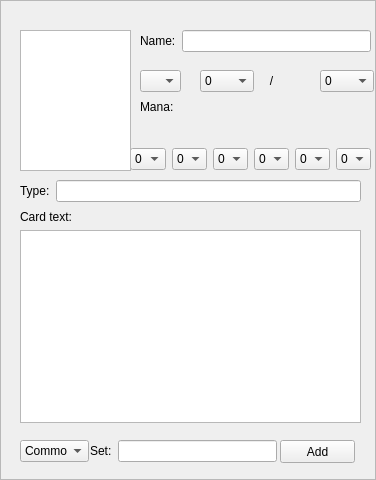
<?xml version="1.0" encoding="UTF-8"?>
<ui version="4.0">
 <class>EditCard</class>
 <widget class="QFrame" name="EditCard">
  <property name="geometry">
   <rect>
    <x>0</x>
    <y>0</y>
    <width>376</width>
    <height>480</height>
   </rect>
  </property>
  <property name="windowTitle">
   <string>Card editor</string>
  </property>
  <property name="frameShape">
   <enum>QFrame::StyledPanel</enum>
  </property>
  <property name="frameShadow">
   <enum>QFrame::Raised</enum>
  </property>
  <widget class="QGraphicsView" name="graphicsView">
   <property name="geometry">
    <rect>
     <x>20</x>
     <y>30</y>
     <width>111</width>
     <height>141</height>
    </rect>
   </property>
  </widget>
  <widget class="QPushButton" name="AddButton">
   <property name="geometry">
    <rect>
     <x>280</x>
     <y>440</y>
     <width>75</width>
     <height>23</height>
    </rect>
   </property>
   <property name="text">
    <string>Add</string>
   </property>
  </widget>
  <widget class="QComboBox" name="ChooseColorComboBox">
   <property name="geometry">
    <rect>
     <x>140</x>
     <y>70</y>
     <width>41</width>
     <height>22</height>
    </rect>
   </property>
   <property name="currentText">
    <string/>
   </property>
   <item>
    <property name="text">
     <string/>
    </property>
    <property name="icon">
     <iconset resource="Icons.qrc">
      <normaloff>:/ColorIcons/K:/Mina Filer/bilder/Magic colorless.png</normaloff>:/ColorIcons/K:/Mina Filer/bilder/Magic colorless.png</iconset>
    </property>
   </item>
   <item>
    <property name="text">
     <string/>
    </property>
    <property name="icon">
     <iconset>
      <normalon>:/ColorIcons/K:/Mina Filer/bilder/Magic black.png</normalon>
     </iconset>
    </property>
   </item>
   <item>
    <property name="text">
     <string/>
    </property>
    <property name="icon">
     <iconset resource="Icons.qrc">
      <normaloff>:/ColorIcons/K:/Mina Filer/bilder/Magic blue.png</normaloff>:/ColorIcons/K:/Mina Filer/bilder/Magic blue.png</iconset>
    </property>
   </item>
   <item>
    <property name="text">
     <string/>
    </property>
    <property name="icon">
     <iconset resource="Icons.qrc">
      <normaloff>:/ColorIcons/K:/Mina Filer/bilder/Magic green.png</normaloff>:/ColorIcons/K:/Mina Filer/bilder/Magic green.png</iconset>
    </property>
   </item>
   <item>
    <property name="text">
     <string/>
    </property>
    <property name="icon">
     <iconset resource="Icons.qrc">
      <normaloff>:/ColorIcons/K:/Mina Filer/bilder/Magic red.png</normaloff>:/ColorIcons/K:/Mina Filer/bilder/Magic red.png</iconset>
    </property>
   </item>
   <item>
    <property name="text">
     <string/>
    </property>
    <property name="icon">
     <iconset resource="Icons.qrc">
      <normaloff>:/ColorIcons/K:/Mina Filer/bilder/Magic white.png</normaloff>:/ColorIcons/K:/Mina Filer/bilder/Magic white.png</iconset>
    </property>
   </item>
   <item>
    <property name="text">
     <string> </string>
    </property>
    <property name="icon">
     <iconset resource="Icons.qrc">
      <normaloff>:/ColorIcons/K:/Mina Filer/bilder/mtg_multicolored.png</normaloff>:/ColorIcons/K:/Mina Filer/bilder/mtg_multicolored.png</iconset>
    </property>
   </item>
  </widget>
  <widget class="QLabel" name="ManaLabel">
   <property name="geometry">
    <rect>
     <x>140</x>
     <y>100</y>
     <width>46</width>
     <height>13</height>
    </rect>
   </property>
   <property name="text">
    <string>Mana:</string>
   </property>
  </widget>
  <widget class="QComboBox" name="RarityComboBox">
   <property name="geometry">
    <rect>
     <x>20</x>
     <y>440</y>
     <width>69</width>
     <height>22</height>
    </rect>
   </property>
   <item>
    <property name="text">
     <string>Common</string>
    </property>
   </item>
   <item>
    <property name="text">
     <string>Uncommon</string>
    </property>
   </item>
   <item>
    <property name="text">
     <string>Rare</string>
    </property>
   </item>
   <item>
    <property name="text">
     <string>Mythic Rare</string>
    </property>
   </item>
  </widget>
  <widget class="QWidget" name="layoutWidget">
   <property name="geometry">
    <rect>
     <x>140</x>
     <y>30</y>
     <width>231</width>
     <height>22</height>
    </rect>
   </property>
   <layout class="QHBoxLayout" name="horizontalLayout">
    <item>
     <widget class="QLabel" name="NameLabel">
      <property name="text">
       <string>Name:</string>
      </property>
     </widget>
    </item>
    <item>
     <widget class="QLineEdit" name="nameEdit"/>
    </item>
   </layout>
  </widget>
  <widget class="QWidget" name="layoutWidget">
   <property name="geometry">
    <rect>
     <x>130</x>
     <y>120</y>
     <width>241</width>
     <height>50</height>
    </rect>
   </property>
   <layout class="QHBoxLayout" name="horizontalLayout_2">
    <item>
     <layout class="QVBoxLayout" name="verticalLayout">
      <item>
       <widget class="QLabel" name="ColorlessLabel">
        <property name="text">
         <string/>
        </property>
        <property name="pixmap">
         <pixmap resource="Icons.qrc">:/ColorIcons/K:/Mina Filer/bilder/Magic colorless.png</pixmap>
        </property>
       </widget>
      </item>
      <item>
       <widget class="QComboBox" name="ColorlessComboBox">
        <item>
         <property name="text">
          <string>0</string>
         </property>
        </item>
        <item>
         <property name="text">
          <string>1</string>
         </property>
        </item>
        <item>
         <property name="text">
          <string>2</string>
         </property>
        </item>
        <item>
         <property name="text">
          <string>3</string>
         </property>
        </item>
        <item>
         <property name="text">
          <string>4</string>
         </property>
        </item>
        <item>
         <property name="text">
          <string>5</string>
         </property>
        </item>
        <item>
         <property name="text">
          <string>6</string>
         </property>
        </item>
        <item>
         <property name="text">
          <string>7</string>
         </property>
        </item>
        <item>
         <property name="text">
          <string>8</string>
         </property>
        </item>
        <item>
         <property name="text">
          <string>9</string>
         </property>
        </item>
        <item>
         <property name="text">
          <string>10</string>
         </property>
        </item>
        <item>
         <property name="text">
          <string>X</string>
         </property>
        </item>
       </widget>
      </item>
     </layout>
    </item>
    <item>
     <layout class="QVBoxLayout" name="verticalLayout_2">
      <item>
       <widget class="QLabel" name="BlackLabel">
        <property name="text">
         <string/>
        </property>
        <property name="pixmap">
         <pixmap resource="Icons.qrc">:/ColorIcons/K:/Mina Filer/bilder/Magic black.png</pixmap>
        </property>
       </widget>
      </item>
      <item>
       <widget class="QComboBox" name="BlackComboBox">
        <item>
         <property name="text">
          <string>0</string>
         </property>
        </item>
        <item>
         <property name="text">
          <string>1</string>
         </property>
        </item>
        <item>
         <property name="text">
          <string>2</string>
         </property>
        </item>
        <item>
         <property name="text">
          <string>3</string>
         </property>
        </item>
        <item>
         <property name="text">
          <string>4</string>
         </property>
        </item>
        <item>
         <property name="text">
          <string>5</string>
         </property>
        </item>
        <item>
         <property name="text">
          <string>6</string>
         </property>
        </item>
        <item>
         <property name="text">
          <string>7</string>
         </property>
        </item>
        <item>
         <property name="text">
          <string>8</string>
         </property>
        </item>
        <item>
         <property name="text">
          <string>9</string>
         </property>
        </item>
        <item>
         <property name="text">
          <string>10</string>
         </property>
        </item>
        <item>
         <property name="text">
          <string>X</string>
         </property>
        </item>
       </widget>
      </item>
     </layout>
    </item>
    <item>
     <layout class="QVBoxLayout" name="verticalLayout_3">
      <item>
       <widget class="QLabel" name="Redlabel">
        <property name="text">
         <string/>
        </property>
        <property name="pixmap">
         <pixmap resource="Icons.qrc">:/ColorIcons/K:/Mina Filer/bilder/Magic red.png</pixmap>
        </property>
       </widget>
      </item>
      <item>
       <widget class="QComboBox" name="RedComboBox">
        <item>
         <property name="text">
          <string>0</string>
         </property>
        </item>
        <item>
         <property name="text">
          <string>1</string>
         </property>
        </item>
        <item>
         <property name="text">
          <string>2</string>
         </property>
        </item>
        <item>
         <property name="text">
          <string>3</string>
         </property>
        </item>
        <item>
         <property name="text">
          <string>4</string>
         </property>
        </item>
        <item>
         <property name="text">
          <string>5</string>
         </property>
        </item>
        <item>
         <property name="text">
          <string>6</string>
         </property>
        </item>
        <item>
         <property name="text">
          <string>7</string>
         </property>
        </item>
        <item>
         <property name="text">
          <string>8</string>
         </property>
        </item>
        <item>
         <property name="text">
          <string>9</string>
         </property>
        </item>
        <item>
         <property name="text">
          <string>10</string>
         </property>
        </item>
        <item>
         <property name="text">
          <string>X</string>
         </property>
        </item>
       </widget>
      </item>
     </layout>
    </item>
    <item>
     <layout class="QVBoxLayout" name="verticalLayout_6">
      <item>
       <widget class="QLabel" name="WhiteLabel">
        <property name="text">
         <string/>
        </property>
        <property name="pixmap">
         <pixmap resource="Icons.qrc">:/ColorIcons/K:/Mina Filer/bilder/Magic white.png</pixmap>
        </property>
       </widget>
      </item>
      <item>
       <widget class="QComboBox" name="WhiteComboBox">
        <item>
         <property name="text">
          <string>0</string>
         </property>
        </item>
        <item>
         <property name="text">
          <string>1</string>
         </property>
        </item>
        <item>
         <property name="text">
          <string>2</string>
         </property>
        </item>
        <item>
         <property name="text">
          <string>3</string>
         </property>
        </item>
        <item>
         <property name="text">
          <string>4</string>
         </property>
        </item>
        <item>
         <property name="text">
          <string>5</string>
         </property>
        </item>
        <item>
         <property name="text">
          <string>6</string>
         </property>
        </item>
        <item>
         <property name="text">
          <string>7</string>
         </property>
        </item>
        <item>
         <property name="text">
          <string>8</string>
         </property>
        </item>
        <item>
         <property name="text">
          <string>9</string>
         </property>
        </item>
        <item>
         <property name="text">
          <string>10</string>
         </property>
        </item>
        <item>
         <property name="text">
          <string>X</string>
         </property>
        </item>
       </widget>
      </item>
     </layout>
    </item>
    <item>
     <layout class="QVBoxLayout" name="verticalLayout_4">
      <item>
       <widget class="QLabel" name="GreenLabel">
        <property name="text">
         <string/>
        </property>
        <property name="pixmap">
         <pixmap resource="Icons.qrc">:/ColorIcons/K:/Mina Filer/bilder/Magic green.png</pixmap>
        </property>
       </widget>
      </item>
      <item>
       <widget class="QComboBox" name="GreenComboBox">
        <item>
         <property name="text">
          <string>0</string>
         </property>
        </item>
        <item>
         <property name="text">
          <string>1</string>
         </property>
        </item>
        <item>
         <property name="text">
          <string>2</string>
         </property>
        </item>
        <item>
         <property name="text">
          <string>3</string>
         </property>
        </item>
        <item>
         <property name="text">
          <string>4</string>
         </property>
        </item>
        <item>
         <property name="text">
          <string>5</string>
         </property>
        </item>
        <item>
         <property name="text">
          <string>6</string>
         </property>
        </item>
        <item>
         <property name="text">
          <string>7</string>
         </property>
        </item>
        <item>
         <property name="text">
          <string>8</string>
         </property>
        </item>
        <item>
         <property name="text">
          <string>9</string>
         </property>
        </item>
        <item>
         <property name="text">
          <string>10</string>
         </property>
        </item>
        <item>
         <property name="text">
          <string>X</string>
         </property>
        </item>
       </widget>
      </item>
     </layout>
    </item>
    <item>
     <layout class="QVBoxLayout" name="verticalLayout_5">
      <item>
       <widget class="QLabel" name="BlueLabel">
        <property name="text">
         <string/>
        </property>
        <property name="pixmap">
         <pixmap resource="Icons.qrc">:/ColorIcons/K:/Mina Filer/bilder/Magic blue.png</pixmap>
        </property>
       </widget>
      </item>
      <item>
       <widget class="QComboBox" name="blueComboBox">
        <item>
         <property name="text">
          <string>0</string>
         </property>
        </item>
        <item>
         <property name="text">
          <string>1</string>
         </property>
        </item>
        <item>
         <property name="text">
          <string>2</string>
         </property>
        </item>
        <item>
         <property name="text">
          <string>3</string>
         </property>
        </item>
        <item>
         <property name="text">
          <string>4</string>
         </property>
        </item>
        <item>
         <property name="text">
          <string>5</string>
         </property>
        </item>
        <item>
         <property name="text">
          <string>6</string>
         </property>
        </item>
        <item>
         <property name="text">
          <string>7</string>
         </property>
        </item>
        <item>
         <property name="text">
          <string>8</string>
         </property>
        </item>
        <item>
         <property name="text">
          <string>9</string>
         </property>
        </item>
        <item>
         <property name="text">
          <string>10</string>
         </property>
        </item>
        <item>
         <property name="text">
          <string>X</string>
         </property>
        </item>
       </widget>
      </item>
     </layout>
    </item>
   </layout>
  </widget>
  <widget class="QWidget" name="layoutWidget">
   <property name="geometry">
    <rect>
     <x>20</x>
     <y>180</y>
     <width>341</width>
     <height>22</height>
    </rect>
   </property>
   <layout class="QHBoxLayout" name="horizontalLayout_3">
    <item>
     <widget class="QLabel" name="TypeLabel">
      <property name="text">
       <string>Type:</string>
      </property>
     </widget>
    </item>
    <item>
     <widget class="QLineEdit" name="TypeLineEdit"/>
    </item>
   </layout>
  </widget>
  <widget class="QWidget" name="layoutWidget">
   <property name="geometry">
    <rect>
     <x>20</x>
     <y>210</y>
     <width>341</width>
     <height>213</height>
    </rect>
   </property>
   <layout class="QVBoxLayout" name="verticalLayout_7">
    <item>
     <widget class="QLabel" name="CardTextLabel">
      <property name="text">
       <string>Card text:</string>
      </property>
     </widget>
    </item>
    <item>
     <widget class="QPlainTextEdit" name="cardTextEdit"/>
    </item>
   </layout>
  </widget>
  <widget class="QWidget" name="layoutWidget">
   <property name="geometry">
    <rect>
     <x>200</x>
     <y>70</y>
     <width>174</width>
     <height>22</height>
    </rect>
   </property>
   <layout class="QHBoxLayout" name="horizontalLayout_4">
    <item>
     <widget class="QComboBox" name="PowerComboBox">
      <item>
       <property name="text">
        <string>0</string>
       </property>
      </item>
      <item>
       <property name="text">
        <string>1</string>
       </property>
      </item>
      <item>
       <property name="text">
        <string>2</string>
       </property>
      </item>
      <item>
       <property name="text">
        <string>3</string>
       </property>
      </item>
      <item>
       <property name="text">
        <string>4</string>
       </property>
      </item>
      <item>
       <property name="text">
        <string>5</string>
       </property>
      </item>
      <item>
       <property name="text">
        <string>6</string>
       </property>
      </item>
      <item>
       <property name="text">
        <string>7</string>
       </property>
      </item>
      <item>
       <property name="text">
        <string>8</string>
       </property>
      </item>
      <item>
       <property name="text">
        <string>9</string>
       </property>
      </item>
      <item>
       <property name="text">
        <string>10</string>
       </property>
      </item>
      <item>
       <property name="text">
        <string>X</string>
       </property>
      </item>
     </widget>
    </item>
    <item>
     <widget class="QLabel" name="SlashLabel">
      <property name="text">
       <string>   /</string>
      </property>
     </widget>
    </item>
    <item>
     <widget class="QComboBox" name="ToughnessComboBox">
      <item>
       <property name="text">
        <string>0</string>
       </property>
      </item>
      <item>
       <property name="text">
        <string>1</string>
       </property>
      </item>
      <item>
       <property name="text">
        <string>2</string>
       </property>
      </item>
      <item>
       <property name="text">
        <string>3</string>
       </property>
      </item>
      <item>
       <property name="text">
        <string>4</string>
       </property>
      </item>
      <item>
       <property name="text">
        <string>5</string>
       </property>
      </item>
      <item>
       <property name="text">
        <string>6</string>
       </property>
      </item>
      <item>
       <property name="text">
        <string>7</string>
       </property>
      </item>
      <item>
       <property name="text">
        <string>8</string>
       </property>
      </item>
      <item>
       <property name="text">
        <string>9</string>
       </property>
      </item>
      <item>
       <property name="text">
        <string>10</string>
       </property>
      </item>
      <item>
       <property name="text">
        <string>X</string>
       </property>
      </item>
     </widget>
    </item>
   </layout>
  </widget>
  <widget class="QWidget" name="layoutWidget">
   <property name="geometry">
    <rect>
     <x>90</x>
     <y>440</y>
     <width>187</width>
     <height>22</height>
    </rect>
   </property>
   <layout class="QHBoxLayout" name="horizontalLayout_5">
    <item>
     <widget class="QLabel" name="SetLabel">
      <property name="text">
       <string>Set:</string>
      </property>
     </widget>
    </item>
    <item>
     <widget class="QLineEdit" name="SetEdit"/>
    </item>
   </layout>
  </widget>
  <zorder>layoutWidget</zorder>
  <zorder>layoutWidget</zorder>
  <zorder>layoutWidget</zorder>
  <zorder>layoutWidget</zorder>
  <zorder>layoutWidget</zorder>
  <zorder>graphicsView</zorder>
  <zorder>AddButton</zorder>
  <zorder>layoutWidget</zorder>
  <zorder>ChooseColorComboBox</zorder>
  <zorder>ManaLabel</zorder>
  <zorder>RarityComboBox</zorder>
 </widget>
 <resources>
  <include location="Icons.qrc"/>
 </resources>
 <connections/>
</ui>
